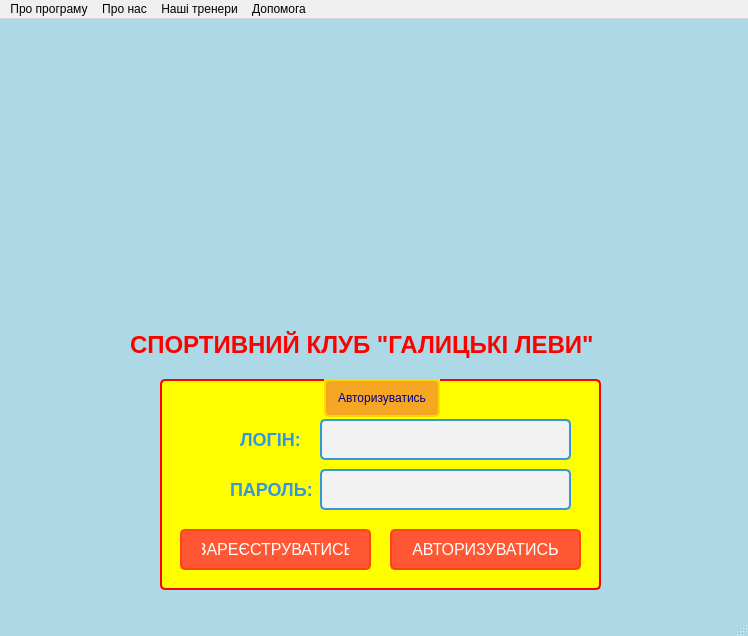
<?xml version="1.0" encoding="UTF-8"?>
<ui version="4.0">
 <class>MainWindow</class>
 <widget class="QMainWindow" name="MainWindow">
  <property name="geometry">
   <rect>
    <x>0</x>
    <y>0</y>
    <width>748</width>
    <height>636</height>
   </rect>
  </property>
  <property name="windowTitle">
   <string>MainWindow</string>
  </property>
  <property name="styleSheet">
   <string notr="true">QMainWindow {
    background-color: #ADD8E6; /* Light Blue color code */
    color: white;
}</string>
  </property>
  <widget class="QWidget" name="centralwidget">
   <widget class="QGroupBox" name="groupBox">
    <property name="geometry">
     <rect>
      <x>160</x>
      <y>360</y>
      <width>441</width>
      <height>211</height>
     </rect>
    </property>
    <property name="styleSheet">
     <string notr="true">QGroupBox {
    background-color: yellow;
    border: 2px solid red;
    border-radius: 5px; /* Optional for rounded corners */
}

QGroupBox::title {
    subcontrol-origin: margin;
    subcontrol-position: top center;
    padding: 10px; /* Increased padding for better spacing */
    font-size: 24px; /* Increased font size for a bigger title */
    font-weight: bold; /* Make the text bold */
    color: darkblue; /* Text color */
    text-transform: uppercase; /* Convert the text to uppercase */
    text-shadow: 2px 2px 2px rgba(0, 0, 0, 0.5); /* Add a text shadow */
    background-color: #F5A623; /* Background color for the title */
    border: 2px solid #FFD700; /* Border color for the title */
    border-radius: 5px; /* Optional for a rounded title */
}
</string>
    </property>
    <property name="title">
     <string>Авторизуватись</string>
    </property>
    <widget class="QLineEdit" name="lineEdit">
     <property name="geometry">
      <rect>
       <x>160</x>
       <y>90</y>
       <width>251</width>
       <height>41</height>
      </rect>
     </property>
     <property name="styleSheet">
      <string notr="true">QLineEdit {
    font-size: 16px; /* Set the font size */
    padding: 5px; /* Add some padding for better spacing */
    border: 2px solid #3498db; /* Border with a shade of blue color */
    border-radius: 5px; /* Rounded corners */
    background-color: #f2f2f2; /* Background color */
    color: #333; /* Text color */
}

QLineEdit:hover {
    border-color: #FFA500; /* Change border color on hover (orange) */
}</string>
     </property>
    </widget>
    <widget class="QLineEdit" name="lineEdit_2">
     <property name="geometry">
      <rect>
       <x>160</x>
       <y>40</y>
       <width>251</width>
       <height>41</height>
      </rect>
     </property>
     <property name="styleSheet">
      <string notr="true">QLineEdit {
    font-size: 16px; /* Set the font size */
    padding: 5px; /* Add some padding for better spacing */
    border: 2px solid #3498db; /* Border with a shade of blue color */
    border-radius: 5px; /* Rounded corners */
    background-color: #f2f2f2; /* Background color */
    color: #333; /* Text color */
}

QLineEdit:hover {
    border-color: #FFA500; /* Change border color on hover (orange) */
}</string>
     </property>
    </widget>
    <widget class="QLabel" name="label">
     <property name="geometry">
      <rect>
       <x>80</x>
       <y>50</y>
       <width>71</width>
       <height>20</height>
      </rect>
     </property>
     <property name="styleSheet">
      <string notr="true">QLabel {
    font-size: 18px; /* Set the font size */
    font-weight: bold; /* Make the text bold */
    color: #3498db; /* Text color (blue) */
    text-transform: uppercase; /* Convert the text to uppercase */
    text-shadow: 2px 2px 4px rgba(0, 0, 0, 0.5); /* Add a text shadow */
}
</string>
     </property>
     <property name="text">
      <string>ЛОГІН:</string>
     </property>
    </widget>
    <widget class="QLabel" name="label_2">
     <property name="geometry">
      <rect>
       <x>70</x>
       <y>100</y>
       <width>91</width>
       <height>20</height>
      </rect>
     </property>
     <property name="styleSheet">
      <string notr="true">QLabel {
    font-size: 18px; /* Set the font size */
    font-weight: bold; /* Make the text bold */
    color: #3498db; /* Text color (blue) */
    text-transform: uppercase; /* Convert the text to uppercase */
    text-shadow: 2px 2px 4px rgba(0, 0, 0, 0.5); /* Add a text shadow */
}
</string>
     </property>
     <property name="text">
      <string>ПАРОЛЬ:</string>
     </property>
    </widget>
    <widget class="QPushButton" name="pushButton">
     <property name="geometry">
      <rect>
       <x>230</x>
       <y>150</y>
       <width>191</width>
       <height>41</height>
      </rect>
     </property>
     <property name="styleSheet">
      <string notr="true">QPushButton {
    font-size: 16px; /* Set the font size */
    padding: 10px 20px; /* Add padding for button size */
    background-color: #FF5733; /* Button background color (a shade of orange) */
    color: #FFFFFF; /* Text color (white) */
    border: 2px solid #FF4500; /* Button border color (a shade of orange) */
    border-radius: 5px; /* Rounded button corners */
}

QPushButton:hover {
    background-color: #800080; /* Deep purple background on hover */
    border: 2px solid #800080; /* Change border color to deep purple on hover */
}
QPushButton:pressed {
    background-color: #3498db; /* Change background color when pressed (blue) */
    border: 2px solid #1E6D88; /* Change border color when pressed */
}
</string>
     </property>
     <property name="text">
      <string>АВТОРИЗУВАТИСЬ</string>
     </property>
    </widget>
    <widget class="QPushButton" name="pushButton_2">
     <property name="geometry">
      <rect>
       <x>20</x>
       <y>150</y>
       <width>191</width>
       <height>41</height>
      </rect>
     </property>
     <property name="styleSheet">
      <string notr="true">QPushButton {
    font-size: 16px; /* Set the font size */
    padding: 10px 20px; /* Add padding for button size */
    background-color: #FF5733; /* Button background color (a shade of orange) */
    color: #FFFFFF; /* Text color (white) */
    border: 2px solid #FF4500; /* Button border color (a shade of orange) */
    border-radius: 5px; /* Rounded button corners */
}

QPushButton:hover {
    background-color: #800080; /* Deep purple background on hover */
    border: 2px solid #800080; /* Change border color to deep purple on hover */
}

QPushButton:pressed {
    background-color: #3498db; /* Change background color when pressed (blue) */
    border: 2px solid #1E6D88; /* Change border color when pressed */
}
</string>
     </property>
     <property name="text">
      <string>ЗАРЕЄСТРУВАТИСЬ</string>
     </property>
    </widget>
    <zorder>label_2</zorder>
    <zorder>label</zorder>
    <zorder>lineEdit</zorder>
    <zorder>lineEdit_2</zorder>
    <zorder>pushButton</zorder>
    <zorder>pushButton_2</zorder>
   </widget>
   <widget class="QLabel" name="label_3">
    <property name="geometry">
     <rect>
      <x>130</x>
      <y>310</y>
      <width>501</width>
      <height>31</height>
     </rect>
    </property>
    <property name="styleSheet">
     <string notr="true">QLabel {
    font-size: 24px; /* Розмір шрифту */
    font-weight: bold; /* Зробити текст жирним */
    color: red; /* Колір тексту (синій) */
    text-transform: uppercase; /* Перетворити текст у великі літери */
    text-shadow: 2px 2px 4px rgba(0, 0, 0, 0.5); /* Додати тінь тексту */
}
</string>
    </property>
    <property name="text">
     <string>СПОРТИВНИЙ КЛУБ &quot;ГАЛИЦЬКІ ЛЕВИ&quot;</string>
    </property>
   </widget>
   <widget class="QLabel" name="label_4">
    <property name="geometry">
     <rect>
      <x>100</x>
      <y>10</y>
      <width>549</width>
      <height>293</height>
     </rect>
    </property>
    <property name="text">
     <string/>
    </property>
    <property name="pixmap">
     <pixmap resource="Resources.qrc">:/photo/photos/borotb.v.jpg</pixmap>
    </property>
   </widget>
   <zorder>groupBox</zorder>
   <zorder>label_4</zorder>
   <zorder>label_3</zorder>
  </widget>
  <widget class="QMenuBar" name="menubar">
   <property name="geometry">
    <rect>
     <x>0</x>
     <y>0</y>
     <width>748</width>
     <height>20</height>
    </rect>
   </property>
   <widget class="QMenu" name="menu">
    <property name="title">
     <string>Про програму</string>
    </property>
    <addaction name="action"/>
   </widget>
   <widget class="QMenu" name="menu_2">
    <property name="title">
     <string>Про нас</string>
    </property>
    <addaction name="action_2"/>
   </widget>
   <widget class="QMenu" name="menu_3">
    <property name="title">
     <string>Наші тренери</string>
    </property>
    <addaction name="action_3"/>
    <addaction name="action_4"/>
    <addaction name="action_5"/>
    <addaction name="action_6"/>
   </widget>
   <widget class="QMenu" name="menu_4">
    <property name="title">
     <string>Допомога</string>
    </property>
    <addaction name="action_7"/>
   </widget>
   <addaction name="menu"/>
   <addaction name="menu_2"/>
   <addaction name="menu_3"/>
   <addaction name="menu_4"/>
  </widget>
  <widget class="QStatusBar" name="statusbar"/>
  <action name="action">
   <property name="text">
    <string>Про програму</string>
   </property>
  </action>
  <action name="action_2">
   <property name="text">
    <string>Галицькі Леви</string>
   </property>
  </action>
  <action name="action_3">
   <property name="text">
    <string>Валерій Рибін</string>
   </property>
  </action>
  <action name="action_4">
   <property name="text">
    <string>Красовський Дмитро</string>
   </property>
  </action>
  <action name="action_5">
   <property name="text">
    <string>Красовський Валерій</string>
   </property>
  </action>
  <action name="action_6">
   <property name="text">
    <string>Жирій Олег</string>
   </property>
  </action>
  <action name="action_7">
   <property name="text">
    <string>Допомога</string>
   </property>
  </action>
 </widget>
 <resources>
  <include location="Resources.qrc"/>
 </resources>
 <connections/>
</ui>
